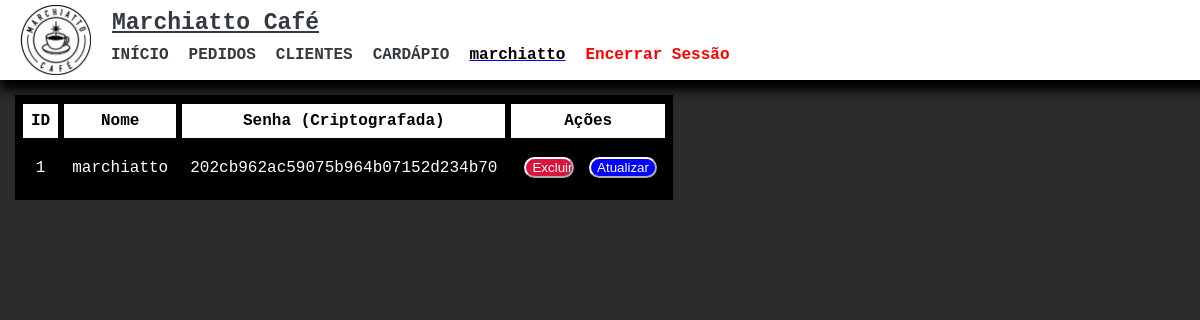
The page /admin/gerenciar_admins.php (signed in) on the database its author committed.
### tables this page shows
CREATE TABLE `usuarios` (
  `idUsuario` int(11) NOT NULL,
  `nome` varchar(80) NOT NULL,
  `senha` varchar(64) NOT NULL
);

### php/verifica.php (called while the page is built)
<?php
require 'connect.php';
if (isset($_SESSION['idUser']) && !empty($_SESSION['idUser'])) {
    require_once 'user.class.php';
    $u = new Usuario();
    $listalogado = $u -> logado($_SESSION['idUser']);
    $nomeUser = $listalogado['nome'];
} else {
    header("Location: ../login.php");
}
?>

### php/user.class.php (called while the page is built, shortened)
<?php
class Usuario{
    public function logado($id){
        global $pdo;
        $array = array();
        $sql = "SELECT nome FROM usuarios WHERE idUsuario = :idUsuario";
        $sql = $pdo -> prepare($sql);
        $sql -> bindValue("idUsuario", $id);
        $sql -> execute();
        if($sql -> rowCount() > 0){
            $array = $sql -> fetch();
        }
        return $array;
    }
}
?>

### admin/gerenciar_admins.php (the view, shortened to what this page needs)
<!DOCTYPE html>
<html lang="pt-BR">
<head>
    <link rel="stylesheet" href="../css/admin.css">
</head>
<body class="espaco_cabecalho">
    <?php
    require_once '../php/verifica.php';
    require_once 'cabecalho.php';
    if (isset($_SESSION['idUser']) && !empty($_SESSION['idUser'])): ?>
        <div>
            <table class="table-clientes">
                <thead>
                    <tr>
                        <th>ID</th>
                        <th>Nome</th>
                        <th>Senha (Criptografada)</th>
                        <th>Ações</th>
                    </tr>
                </thead>
                <tbody>
                    <?php
                    require_once '../php/connect.php';
                    $sql = "SELECT idUsuario, nome, senha FROM usuarios";
                    $stmt = $pdo->query($sql);
                    while ($admin = $stmt->fetch(PDO::FETCH_ASSOC)):
                        ?>
                        <tr class='table-selecionada'>
                            <td><?php echo $admin['idUsuario']; ?></td>
                            <td><?php echo $admin['nome']; ?></td>
                            <td><?php echo $admin['senha']; ?></td>
                            <td>
                                <form action='../php/deletar_admin.php' method='post' style='display: inline-block;'>
                                    <input class='botaoexcluir' style='width: 50px; margin: 5px;' type='submit' value='Excluir'>
                                </form>
                                <button class='botaoatualizar'
                                    onclick='openModal("myModal<?php echo $admin['idUsuario']; ?>")'>Atualizar</button>
                            </td>
                        </tr>
                    <?php endwhile; ?>
                </tbody>
            </table>
        </div>
    <?php else:
        header("Location: ../login.php");
    endif; ?>
</body>
</html>

### admin/cabecalho.php (shortened to what this page needs)
<head>
    <link rel="stylesheet" href="../css/cabecalho.css">
</head>
<nav class="header">
  <a href="#" class="logo">
    <img src="../images/logo.jpg" alt="Marchiatto Café Logo">
  </a>
  <div class="container-fluido">
    <div class="navbar-brand-container">
      <a class="navbar-brand" href="admin.php">Marchiatto Café</a>
    </div>
    <ul class="navbar-nav">
      <li class="nav-item">
        <a class="nav-link active" aria-current="page" href="admin.php">INÍCIO</a>
      </li>
      <li class="nav-item">
        <a class="nav-link" href="pedidos.php">PEDIDOS</a>
      </li>
      <li class="nav-item">
        <a class="nav-link" href="clientes.php">CLIENTES</a>
      </li>
      <li class="nav-item">
        <a class="nav-link" href="cardapio.php">CARDÁPIO</a>
      </li>
      <li class="nav-item">
        <a class="nav-item-user" href="gerenciar_admins.php"><span style="color: black; font-weight: bold;"><?php echo $nomeUser ?></span></a>
      </li>
      <li class="nav-item">
        <a class="nav-link" href="../php/logout.php" style="color: red;">Encerrar Sessão</a>
      </li>
    </ul>
  </div>
</nav>

### css/admin.css (style rules this page uses)
body { font-family: 'Oswald', sans-serif; margin: 0; padding: 0; background-color: rgb(42, 42, 42); padding-top: 10px; }
.espaco_cabecalho { padding-top: 95px; }
.table-clientes { background-color: #000000; color: rgb(255, 255, 255); padding: 10px; margin-left: 15px; table-layout: auto; width: auto; padding: 5px 4px; }
.botaoexcluir { cursor: pointer; border-radius: 20px; background-color: crimson; border-color: white; color: white; }
.botaoatualizar { cursor: pointer; border-radius: 20px; background-color: blue; border-color: white; color: white; }
thead { color: black; background-color: white; }
.table-clientes td, .table-clientes th { text-align: center; border: 2px solid #000000; padding: 8px; }

### css/cabecalho.css (style rules this page uses)
body { font-family: 'Courier new', sans-serif; margin: 0; padding: 0; background-color: rgb(42, 42, 42); }
.header { background-color: rgb(255, 255, 255); padding: 10px 20px; box-shadow: 0 10px 10px rgb(0, 0, 0); display: flex; align-items: center; justify-content: space-between; position: fixed; width: 100%; height: 60px; top: 0; z-index: 999; }
.header .logo img { height: 70px; display: flex; }
.container-fluido { font-family: 'Courier new', sans-serif; width: 100%; margin-left: 20px; }
.navbar-brand-container { margin-top: 10px; margin-left: 0px; }
.navbar-brand { font-size: 23px; font-weight: bold; color: #343a40; padding: 1px; padding-bottom: 0px; }
.navbar-nav { list-style: none; margin-top: 0px; padding: 0px; display: flex; align-items: center; }
.nav-item { margin-left: 0px; margin-top: 10px; padding-right: 20px; }
.nav-link { color: #343a40; text-decoration: none; font-weight: bold; margin-top: 30px; }

### rows shown on the page
usuarios: nome "marchiatto", idUsuario "1", senha "202cb962ac59075b964b07152d234b70"
